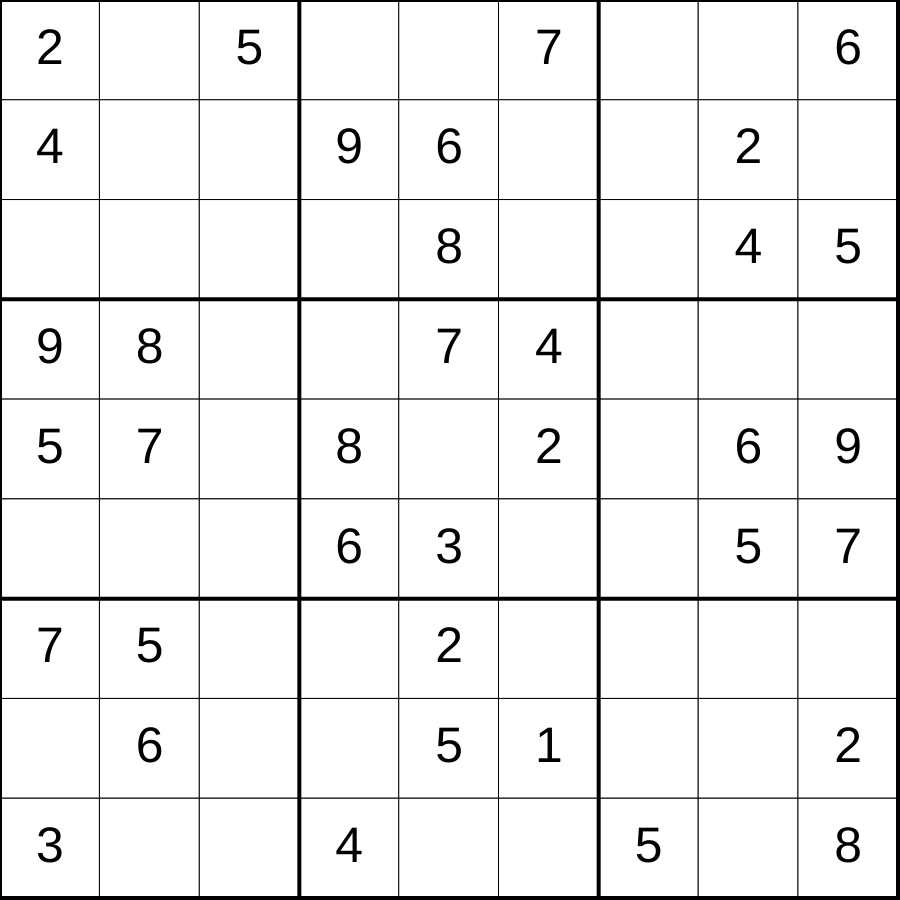
Frame 1 (no input)
Frame 60 (no input): identical to frame 1, image omitted
Frame 120 (the mouse pressed at the canvas centre since frame 60): identical to frame 1, image omitted

The p5.js sketch that drew this single still picture (run headless with seeded random() and noise() and a simulated clock; from frame 60 on, the mouse is pressed at the canvas centre):

// p5.js sketch
// ── sketch.js
// Sudoku
// Monica Trinh
// Date

let initialGrid = [
  [2, 0, 5, 0, 0, 7, 0, 0, 6],
  [4, 0, 0, 9, 6, 0, 0, 2, 0],
  [0, 0, 0, 0, 8, 0, 0, 4, 5],
  [9, 8, 0, 0, 7, 4, 0, 0, 0],
  [5, 7, 0, 8, 0, 2, 0, 6, 9],
  [0, 0, 0, 6, 3, 0, 0, 5, 7],
  [7, 5, 0, 0, 2, 0, 0, 0, 0],
  [0, 6, 0, 0, 5, 1, 0, 0, 2],
  [3, 0, 0, 4, 0, 0, 5, 0, 8],
];

let gridDimensions = 9;
let cellSize;
let grid;

function setup() {
  if(windowWidth < windowHeight){
    createCanvas(windowWidth*0.9, windowWidth*0.9);
  }
  else{
    createCanvas(windowHeight*0.9, windowHeight*0.9);
  }
  cellSize = (width-2)/gridDimensions;
  grid = initialGrid;
}

function draw() {
  background(255);
  displayGrid();
}

function displayGrid(){
  for (let y=0; y<gridDimensions; y++){
    for (let x=0; x<gridDimensions; x++){
      // draw the square
      fill("white");
      strokeWeight(1);
      rect(x*cellSize, y*cellSize, cellSize, cellSize);
      
      // show the number
      fill("black");
      textSize(cellSize*0.5);
      textAlign(CENTER, CENTER);
      if(grid[y][x] !== 0){
        text(grid[y][x], x*cellSize + cellSize/2, y*cellSize + cellSize/2);
      }
      
    }
  }
  drawCageLines();
}

function drawCageLines(){
  strokeWeight(4);

  for (let location =0; location <=9; location +=3){
    line(cellSize*location,0,cellSize*location,height);
    line(0,cellSize*location,width,cellSize*location);
  }
}
